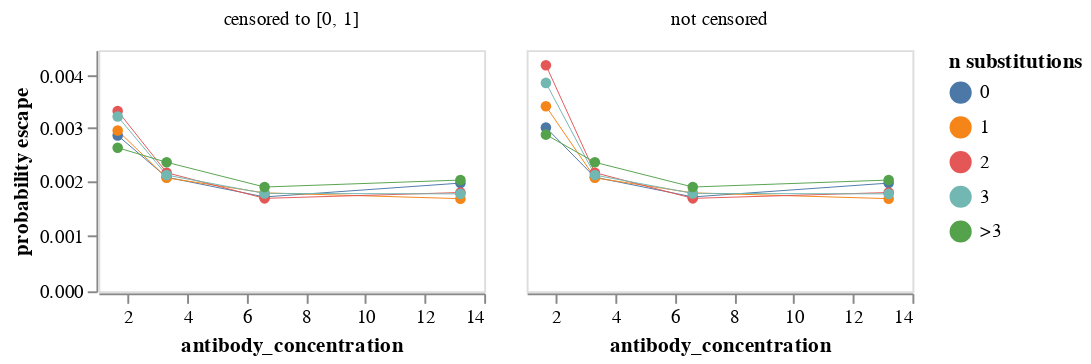

Notebook source saved alongside this figure:
### Markdown cell above
Plot mean probability of escape across all variants with the indicated number of mutations.
Note that this plot weights each variant the same in the means regardless of how many barcode counts it has.
We plot means for both censored (set to between 0 and 1) and uncensored probabilities of escape.
Also, note it uses a symlog scale for the y-axis.
Mouseover points for values:

### Code cell
max_aa_subs = 4  # group if >= this many substitutions

mean_prob_escape = (
    prob_escape.assign(
        n_subs=lambda x: (
            x["aa_substitutions_reference"]
            .str.split()
            .map(len)
            .clip(upper=max_aa_subs)
            .map(lambda n: str(n) if n < max_aa_subs else f">{max_aa_subs - 1}")
        )
    )
    .groupby(["antibody_concentration", "n_subs"], as_index=False)
    .aggregate({"prob_escape": "mean", "prob_escape_uncensored": "mean"})
    .rename(
        columns={
            "prob_escape": "censored to [0, 1]",
            "prob_escape_uncensored": "not censored",
        }
    )
    .melt(
        id_vars=["antibody_concentration", "n_subs"],
        var_name="censored",
        value_name="probability escape",
    )
)

mean_prob_escape_chart = (
    alt.Chart(mean_prob_escape)
    .encode(
        x=alt.X("antibody_concentration"),
        y=alt.Y(
            "probability escape",
            scale=alt.Scale(type="symlog", constant=0.05),
        ),
        column=alt.Column("censored", title=None),
        color=alt.Color("n_subs", title="n substitutions"),
        tooltip=[
            alt.Tooltip(c, format=".3g") if mean_prob_escape[c].dtype == float else c
            for c in mean_prob_escape.columns
        ],
    )
    .mark_line(point=True, size=0.5)
    .properties(width=200, height=125)
    .configure_axis(grid=False)
)

mean_prob_escape_chart

### Figure 1 — Vega-Lite specification as saved in the notebook (floating-point values rounded to 4 significant figures)
{"config": {"view": {"continuousWidth": 400, "continuousHeight": 300}, "axis": {"grid": false}}, "data": {"name": "data-9666572ba9b4ed95d900fc1266bce7bf"}, "mark": {"type": "line", "point": true, "size": 0.5}, "encoding": {"color": {"field": "n_subs", "title": "n substitutions", "type": "nominal"}, "column": {"field": "censored", "title": null, "type": "nominal"}, "tooltip": [{"field": "antibody_concentration", "format": ".3g", "type": "quantitative"}, {"field": "n_subs", "type": "nominal"}, {"field": "censored", "type": "nominal"}, {"field": "probability escape", "format": ".3g", "type": "quantitative"}], "x": {"field": "antibody_concentration", "type": "quantitative"}, "y": {"field": "probability escape", "scale": {"constant": 0.05, "type": "symlog"}, "type": "quantitative"}}, "height": 125, "width": 200, "$schema": "https://vega.github.io/schema/vega-lite/v5.2.0.json", "datasets": {"data-9666572ba9b4ed95d900fc1266bce7bf": [{"antibody_concentration": 1.65, "n_subs": "0", "censored": "censored to [0, 1]", "probability escape": 0.002864}, {"antibody_concentration": 1.65, "n_subs": "1", "censored": "censored to [0, 1]", "probability escape": 0.002957}, {"antibody_concentration": 1.65, "n_subs": "2", "censored": "censored to [0, 1]", "probability escape": 0.003328}, {"antibody_concentration": 1.65, "n_subs": "3", "censored": "censored to [0, 1]", "probability escape": 0.003224}, {"antibody_concentration": 1.65, "n_subs": ">3", "censored": "censored to [0, 1]", "probability escape": 0.002632}, {"antibody_concentration": 3.3, "n_subs": "0", "censored": "censored to [0, 1]", "probability escape": 0.00208}, {"antibody_concentration": 3.3, "n_subs": "1", "censored": "censored to [0, 1]", "probability escape": 0.002069}, {"antibody_concentration": 3.3, "n_subs": "2", "censored": "censored to [0, 1]", "probability escape": 0.002165}, {"antibody_concentration": 3.3, "n_subs": "3", "censored": "censored to [0, 1]", "probability escape": 0.00212}, {"antibody_concentration": 3.3, "n_subs": ">3", "censored": "censored to [0, 1]", "probability escape": 0.002359}, {"antibody_concentration": 6.6, "n_subs": "0", "censored": "censored to [0, 1]", "probability escape": 0.001715}, {"antibody_concentration": 6.6, "n_subs": "1", "censored": "censored to [0, 1]", "probability escape": 0.00179}, {"antibody_concentration": 6.6, "n_subs": "2", "censored": "censored to [0, 1]", "probability escape": 0.001688}, {"antibody_concentration": 6.6, "n_subs": "3", "censored": "censored to [0, 1]", "probability escape": 0.00178}, {"antibody_concentration": 6.6, "n_subs": ">3", "censored": "censored to [0, 1]", "probability escape": 0.001898}, {"antibody_concentration": 13.2, "n_subs": "0", "censored": "censored to [0, 1]", "probability escape": 0.001971}, {"antibody_concentration": 13.2, "n_subs": "1", "censored": "censored to [0, 1]", "probability escape": 0.001683}, {"antibody_concentration": 13.2, "n_subs": "2", "censored": "censored to [0, 1]", "probability escape": 0.001796}, {"antibody_concentration": 13.2, "n_subs": "3", "censored": "censored to [0, 1]", "probability escape": 0.001771}, {"antibody_concentration": 13.2, "n_subs": ">3", "censored": "censored to [0, 1]", "probability escape": 0.002028}, {"antibody_concentration": 1.65, "n_subs": "0", "censored": "not censored", "probability escape": 0.003013}, {"antibody_concentration": 1.65, "n_subs": "1", "censored": "not censored", "probability escape": 0.003419}, {"antibody_concentration": 1.65, "n_subs": "2", "censored": "not censored", "probability escape": 0.004207}, {"antibody_concentration": 1.65, "n_subs": "3", "censored": "not censored", "probability escape": 0.003866}, {"antibody_concentration": 1.65, "n_subs": ">3", "censored": "not censored", "probability escape": 0.002879}, {"antibody_concentration": 3.3, "n_subs": "0", "censored": "not censored", "probability escape": 0.00208}, {"antibody_concentration": 3.3, "n_subs": "1", "censored": "not censored", "probability escape": 0.002069}, {"antibody_concentration": 3.3, "n_subs": "2", "censored": "not censored", "probability escape": 0.002165}, {"antibody_concentration": 3.3, "n_subs": "3", "censored": "not censored", "probability escape": 0.00212}, {"antibody_concentration": 3.3, "n_subs": ">3", "censored": "not censored", "probability escape": 0.002359}, {"antibody_concentration": 6.6, "n_subs": "0", "censored": "not censored", "probability escape": 0.001715}, {"antibody_concentration": 6.6, "n_subs": "1", "censored": "not censored", "probability escape": 0.00179}, {"antibody_concentration": 6.6, "n_subs": "2", "censored": "not censored", "probability escape": 0.001688}, {"antibody_concentration": 6.6, "n_subs": "3", "censored": "not censored", "probability escape": 0.00178}, {"antibody_concentration": 6.6, "n_subs": ">3", "censored": "not censored", "probability escape": 0.001898}, {"antibody_concentration": 13.2, "n_subs": "0", "censored": "not censored", "probability escape": 0.001971}, {"antibody_concentration": 13.2, "n_subs": "1", "censored": "not censored", "probability escape": 0.001683}, {"antibody_concentration": 13.2, "n_subs": "2", "censored": "not censored", "probability escape": 0.001796}, {"antibody_concentration": 13.2, "n_subs": "3", "censored": "not censored", "probability escape": 0.001771}, {"antibody_concentration": 13.2, "n_subs": ">3", "censored": "not censored", "probability escape": 0.002028}]}}
